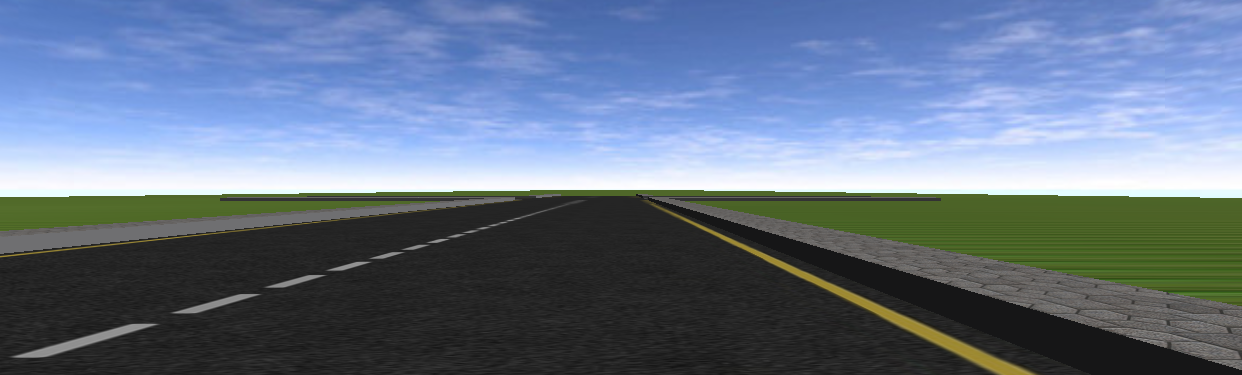
#> input picture yo70.png, 1242 x 375 px, found by its file name
$ python find_middle_lane.py
#> lines starting #> are read from the running program, lines starting #| are printed output that depends on the picture; after the words box and inside, x2 and y2 are one past the last pixel; in counts of white or black regions, pixels touching at a corner belong together
### lane_detection3.py
# Source : https://medium.com/@ldesegur/a-lane-detection-approach-for-self-driving-vehicles-c5ae1679f7ee
import matplotlib.pyplot as plt
import numpy as np
import cv2

def remove_noise(image, kernel_size):
    return cv2.GaussianBlur(image, (kernel_size, kernel_size), 0)

def discard_colors(image):
    return cv2.cvtColor(image, cv2.COLOR_BGR2GRAY)

def detect_edges(image, low_threshold, high_threshold):
    return cv2.Canny(image, low_threshold, high_threshold)

# image = detect_edges(gray_image, low_threshold=50, high_threshold=150)
# plt.imshow(image, cmap='gray')

def region_of_interest(image, vertices):

    # defining a blank mask to start with mask = np.zeros_like(image)
    # defining a 3 channel or 1 channel color to fill the mask with depending on the input image
    if (len(image.shape)>2):
    	channel_count = image.shape[2]  # i.e. 3 or 4 depending on your image ignore_mask_color = (255,) * channel_count
    	ignore_mask_color = (255,) * channel_count
    else:
        ignore_mask_color = 255

    mask = np.zeros_like(image)
    # filling pixels inside the polygon defined by "vertices" with the fill color
    cv2.fillPoly(mask, vertices, ignore_mask_color)

  # returning the image only where mask pixels are non-zero
    masked_image = cv2.bitwise_and(image, mask)
    return masked_image

# [8 lines of commented-out code are left out]

def draw_lines(image, lines, color=[255, 0, 0], thickness=5):

    for line in lines:
        for x1,y1,x2,y2 in line:
            cv2.line(image, (x1, y1), (x2, y2), color, thickness)


def hough_lines(image, rho, theta, threshold, min_line_len, max_line_gap):
    lines = cv2.HoughLinesP(image, rho, theta, threshold, np.array([]), minLineLength=min_line_len, maxLineGap=max_line_gap)
    return lines

# [6 lines of commented-out code are left out]

def slope(x1, y1, x2, y2):
    return (y1 - y2) / (x1 - x2)

def separate_lines(lines):
    right = []
    left = []
    for x1,y1,x2,y2 in lines[:, 0]:
        m = slope(x1,y1,x2,y2)
        if m >= 0:
            right.append([x1,y1,x2,y2,m])
        else:
            left.append([x1,y1,x2,y2,m])
    return right, left

# right_lines, left_lines = separate_lines(lines)

def reject_outliers(data, cutoff, threshold=0.08):
    data = np.array(data)
    data = data[(data[:, 4] >= cutoff[0]) & (data[:, 4] <= cutoff[1])]
    m = np.mean(data[:, 4], axis=0)
    return data[(data[:, 4] <= m+threshold) & (data[:, 4] >= m-threshold)]

# if right_lines and left_lines:
#     right = reject_outliers(right_lines,  cutoff=(0.45, 0.75))
#     left = reject_outliers(left_lines, cutoff=(-0.85, -0.6))

def lines_linreg(lines_array):

    x = np.reshape(lines_array[:, [0, 2]], (1, len(lines_array) * 2))[0]
    y = np.reshape(lines_array[:, [1, 3]], (1, len(lines_array) * 2))[0]
    A = np.vstack([x, np.ones(len(x))]).T
    m, c = np.linalg.lstsq(A, y)[0]
    x = np.array(x)
    y = np.array(x * m + c)
    return x, y, m, c

# [8 lines of commented-out code are left out]

def extend_point(x1, y1, x2, y2, length):
    line_len = np.sqrt((x1 - x2)**2 + (y1 - y2)**2)
    x = x2 + (x2 - x1) / line_len * length
    y = y2 + (y2 - y1) / line_len * length
    return x, y

# [5 lines of commented-out code are left out]


def weighted_image(image, initial_image, α=0.8, β=1., λ=0.):
    return cv2.addWeighted(initial_image, α, image, β, λ)

# [4 lines of commented-out code are left out]

### find_middle_lane.py
import matplotlib.pyplot as plt
import numpy as np
import cv2
import lane_detection3

image = cv2.imread('/Users/edwardkim/Downloads/webotsEx-master/controllers/foo/webots_pics/yo70.png')
#> image is the input picture: shape (375, 1242, 3); mean B, G, R 137.5, 116.5, 101
# cv2.imshow("actual", image)
# cv2.imshow("cropped", image[0:200, 0:100])
# cv2.waitKey(0)

img = cv2.resize(image, (960, 540))
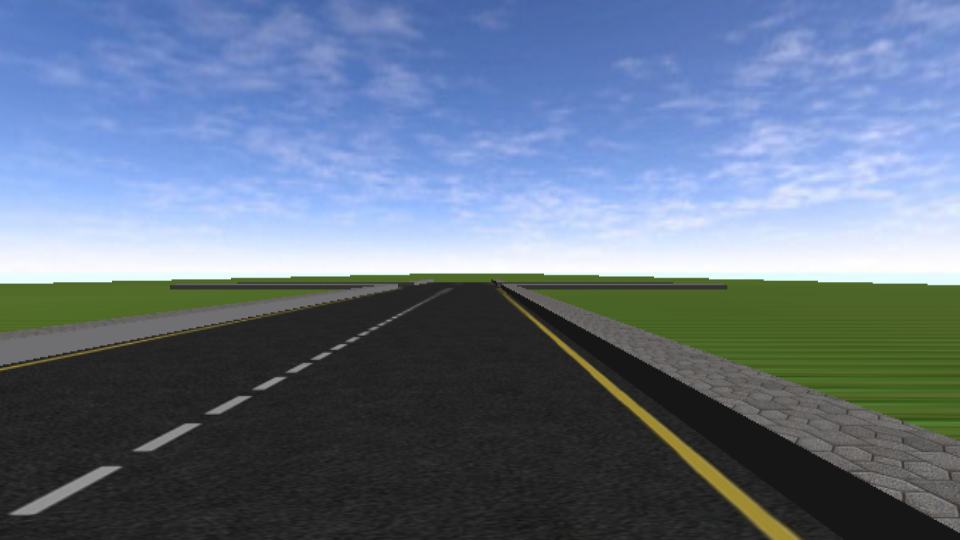
#> img: shape (540, 960, 3); mean B, G, R 137.4, 116.4, 100.9
gray_image = lane_detection3.discard_colors(img)
image = lane_detection3.detect_edges(gray_image, low_threshold=50, high_threshold=150)
#> in detect_edges, `return cv2.Canny(image, low_threshold, high_threshold)`:
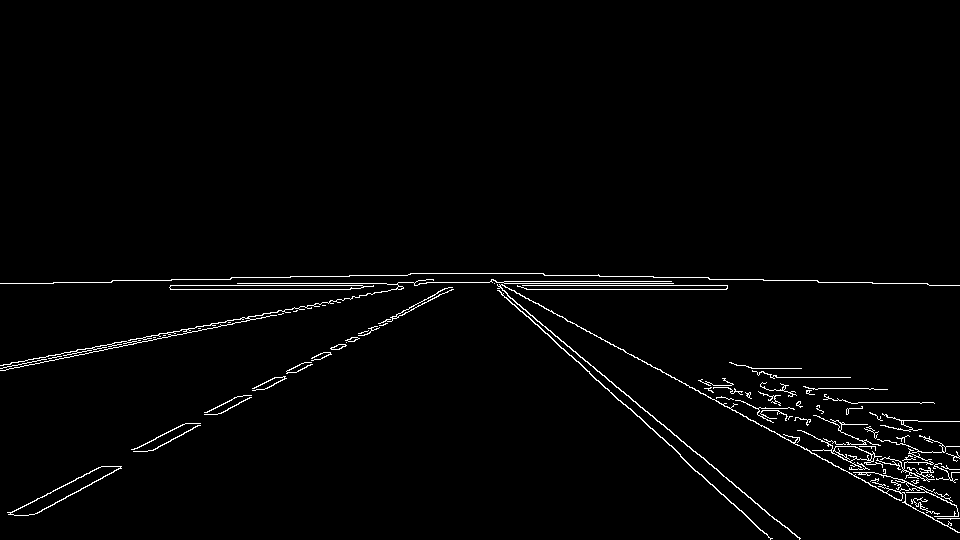
#> returned value: shape (540, 960); 1.8% white in thin lines or dots, all inside (x1, y1, x2, y2) = (0, 273, 960, 540)

# [11 lines of commented-out code are left out]
vertices = np.array([[(0, 540), (350, 300), (600, 300), (800, 540)]], dtype=np.int32)
# print(vertices)

image = lane_detection3.region_of_interest(image, vertices)
#> in region_of_interest, `cv2.fillPoly(mask, vertices, ignore_mask_color)`:
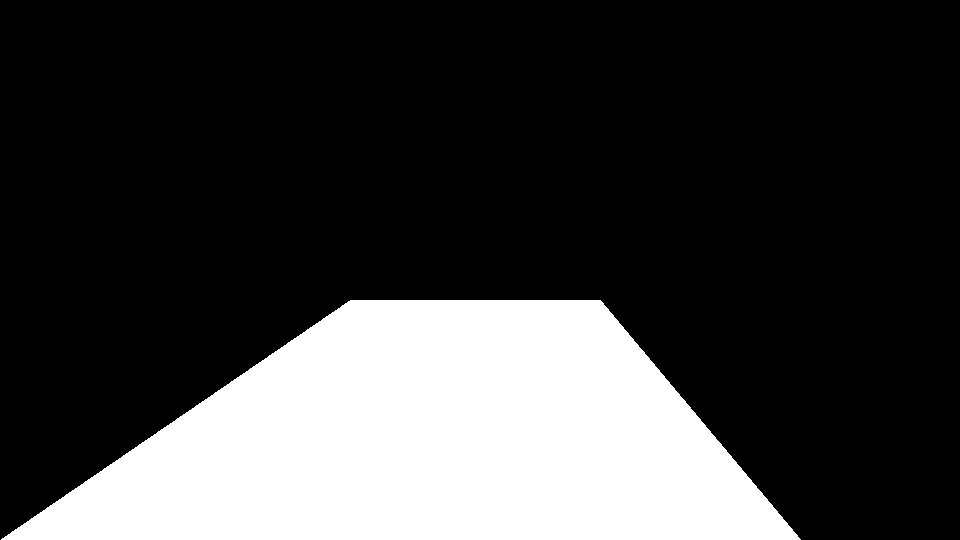
#> mask: shape (540, 960); 24.3% white; 1 white region, box (x1, y1, x2, y2) and area: (1, 300, 801, 540) 126175
#> in region_of_interest, `masked_image = cv2.bitwise_and(image, mask)`:
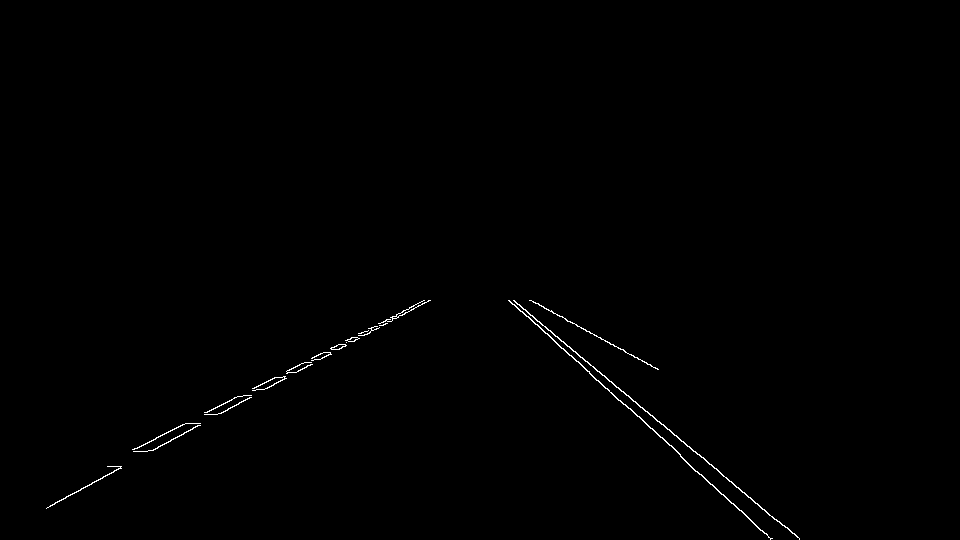
#> masked_image: shape (540, 960); 0.41% white in thin lines or dots, all inside (x1, y1, x2, y2) = (46, 300, 800, 540)

# plt.imshow(image)
# plt.pause(10)

rho = 0.8
theta = np.pi/180
threshold = 25
min_line_len = 50
max_line_gap = 200

lines = lane_detection3.hough_lines(image, rho, theta, threshold, min_line_len, max_line_gap)
#> in hough_lines, `lines = cv2.HoughLinesP(image, rho, theta, threshold, np.array([]), mi..`: lines = 17 rows, first 6: [514, 300, 799, 539], [508, 300, 772, 538], [54, 504, 423, 300], [46, 508, 403, 310], [618, 400, 771, 538], [531, 300, 647, 364]
# print("lines : ")
# print(lines)
right_lines, left_lines = lane_detection3.separate_lines(lines)
#> the loop in separate_lines, `for x1,y1,x2,y2 in lines[:, 0]:` made 17 passes
#> (x1, y1, x2, y2, m) on passes 1 to 12: (514, 300, 799, 539, 0.839), (508, 300, 772, 538, 0.902), (54, 504, 423, 300, -0.553), (46, 508, 403, 310, -0.555), (618, 400, 771, 538, 0.902), (531, 300, 647, 364, 0.552), (509, 300, 680, 454, 0.901), (133, 449, 413, 306, -0.511), (513, 300, 774, 519, 0.839), (117, 466, 430, 300, -0.53), (551, 310, 658, 369, 0.551), (663, 424, 799, 538, 0.838)
#> after the loop in separate_lines, `for x1,y1,x2,y2 in lines[:, 0]:`: left = [[54, 504, 423, 300, -0.553], [46, 508, 403, 310, -0.555], [133, 449, 413, 306, -0.511], [117, 466, 430, 300, -0.53], [133, 451, 428, 300, -0.512], [200, 425, 389, 321, -0.55]]; right = 11 items, first 6: [514, 300, 799, 539, 0.839], [508, 300, 772, 538, 0.902], [618, 400, 771, 538, 0.902], [531, 300, 647, 364, 0.552], [509, 300, 680, 454, 0.901], [513, 300, 774, 519, 0.839]
#> right_lines has the same summary as right in separate_lines; left_lines has the same summary as left in separate_lines
# print(right_lines)
# print(left_lines)

if right_lines and left_lines:
    right = lane_detection3.reject_outliers(right_lines,  cutoff=(0.75, 0.95))
#> in reject_outliers, `data = np.array(data)`: data = [[514, 300, 799, 539, 0.839], [508, 300, 772, 538, 0.902], [618, 400, 771, 538, 0.902], [531, 300, 647, 364, 0.552], [509, 300, 680, 454, 0.901], [513, 300, 774, 519, 0.839], [551, 310, 658, 369, 0.551], [663, 424, 799, 538, 0.838], [689, 465, 770, 538, 0.901], [515, 302, 769, 515, 0.839], [522, 311, 673, 447, 0.901]]
#> in reject_outliers, `data = data[(data[:, 4] >= cutoff[0]) & (data[:, 4] <= cutoff[1])]`: data = [[514, 300, 799, 539, 0.839], [508, 300, 772, 538, 0.902], [618, 400, 771, 538, 0.902], [509, 300, 680, 454, 0.901], [513, 300, 774, 519, 0.839], [663, 424, 799, 538, 0.838], [689, 465, 770, 538, 0.901], [515, 302, 769, 515, 0.839], [522, 311, 673, 447, 0.901]]
#> in reject_outliers, `m = np.mean(data[:, 4], axis=0)`: m = 0.873
#> right has the same summary as data in reject_outliers
    left = lane_detection3.reject_outliers(left_lines, cutoff=(-0.65, -0.45))

# print("right and left:")
# print(right)
# print(left)

######### Run regression on points found for the right lane #########

xr, yr, mr, cr = lane_detection3.lines_linreg(right)
#> in lines_linreg, `x = np.reshape(lines_array[:, [0, 2]], (1, len(lines_array) * 2))[0]`: x = 18 values, max 799 at index 1, min 508 at index 2, mean 658.8
#> in lines_linreg, `y = np.reshape(lines_array[:, [1, 3]], (1, len(lines_array) * 2))[0]`: y = 18 values, max 539 at index 1, min 300 at index 0, mean 429.3
#> in lines_linreg, `A = np.vstack([x, np.ones(len(x))]).T`: A = 18 rows, first 8: [514, 1], [799, 1], [508, 1], [772, 1], [618, 1], [771, 1], [509, 1], [680, 1]
#> in lines_linreg, `m, c = np.linalg.lstsq(A, y)[0]`: m = 0.864; c = -139.9
#> in lines_linreg, `y = np.array(x * m + c)`: y = 18 values, max 550.5 at index 1, min 299 at index 2, mean 429.3
#> xr has the same summary as x in lines_linreg; yr has the same summary as y in lines_linreg; mr = 0.864; cr = -139.9
# This variable represents the top-most point in the image where we can reasonable draw a line to.
min_yr = np.min(yr)
#> min_yr = 299
# Calculate the top point using the slopes and intercepts we got from linear regression.
top_point = np.array([(min_yr - cr) / mr, min_yr], dtype=int)
#> top_point = [508, 299]

# Repeat this process to find the bottom right point.
max_y = np.max(yr)
#> max_y = 550.5
bot_point = np.array([(max_y - cr) / mr, max_y], dtype=int)
#> bot_point = [799, 550]

x1r, y1r = lane_detection3.extend_point(bot_point[0],bot_point[1],top_point[0],top_point[1], -1000) # bottom point
#> in extend_point, `line_len = np.sqrt((x1 - x2)**2 + (y1 - y2)**2)`: line_len = 384.3
#> in extend_point, `x = x2 + (x2 - x1) / line_len * length`: x = 1265.2
#> in extend_point, `y = y2 + (y2 - y1) / line_len * length`: y = 952.1
#> x1r = 1265.2; y1r = 952.1
x2r, y2r = lane_detection3.extend_point(bot_point[0],bot_point[1],top_point[0],top_point[1],  1000) # top point
#> x2r = -249.2; y2r = -354.1

# return the line.
right_line = np.array([[x1r,y1r,x2r,y2r]]) ####FIX  SOMETHING HERE1!!!!!!!
#> right_line = [[1265.2, 952.1, -249.2, -354.1]]


######### Run regression on points found for the left lane #########
xl, yl, ml, cl = lane_detection3.lines_linreg(left)
#> xl = [54, 423, 46, 403, 133, 413, 117, 430, 133, 428, 200, 389]; yl = [499.6, 301.3, 503.9, 312, 457.1, 306.6, 465.7, 297.5, 457.1, 298.6, 421.1, 319.5]; ml = -0.537; cl = 528.6
# This variable represents the top-most point in the image where we can reasonable draw a line to.
min_y = np.min(yl)
#> min_y = 297.5
# Calculate the top point using the slopes and intercepts we got from linear regression.
top_point = np.array([(min_y - cl) / ml, min_y], dtype=int)
#> top_point = [430, 297]

# Repeat this process to find the bottom left point.
max_y = np.max(yl)
#> max_y = 503.9
bot_point = np.array([(max_y - cl) / ml, max_y], dtype=int)
#> bot_point = [45, 503]

x1e, y1e = lane_detection3.extend_point(bot_point[0],bot_point[1],top_point[0],top_point[1], -1000) # bottom point
#> x1e = -451.7; y1e = 768.8
x2e, y2e = lane_detection3.extend_point(bot_point[0],bot_point[1],top_point[0],top_point[1],  1000) # top point
#> x2e = 1311.7; y2e = -174.8

left_line = np.array([[x1e,y1e,x2e,y2e]])
#> left_line = [[-451.7, 768.8, 1311.7, -174.8]]

## compute the points that define middle lane by finding avg of left/right lane
mid_line = (left_line+right_line)/2 # convert the float array to int array
#> mid_line = [[406.8, 860.5, 531.2, -264.5]]

# convert the format of the lines into drawable form
mid_line = np.array([mid_line], dtype=np.int32)
#> mid_line = [[406, 860, 531, -264]]
right_line = np.array([right_line], dtype=np.int32)
#> right_line = [[1265, 952, -249, -354]]
left_line = np.array([left_line], dtype=np.int32)
#> left_line = [[-451, 768, 1311, -174]]

# append all line information to lines
lines = np.append(right_line, left_line, axis=0)
#> lines = [[1265, 952, -249, -354], [-451, 768, 1311, -174]]
lines = np.append(lines, mid_line, axis = 0)
#> lines = [[1265, 952, -249, -354], [-451, 768, 1311, -174], [406, 860, 531, -264]]

line_image = np.copy(img*0)
#> line_image: shape (540, 960, 3); every value is 0
lane_detection3.draw_lines(line_image, lines, thickness=10)
#> the loop in draw_lines, `for line in lines:` made 3 passes
#> after the loop in draw_lines, `for line in lines:`:
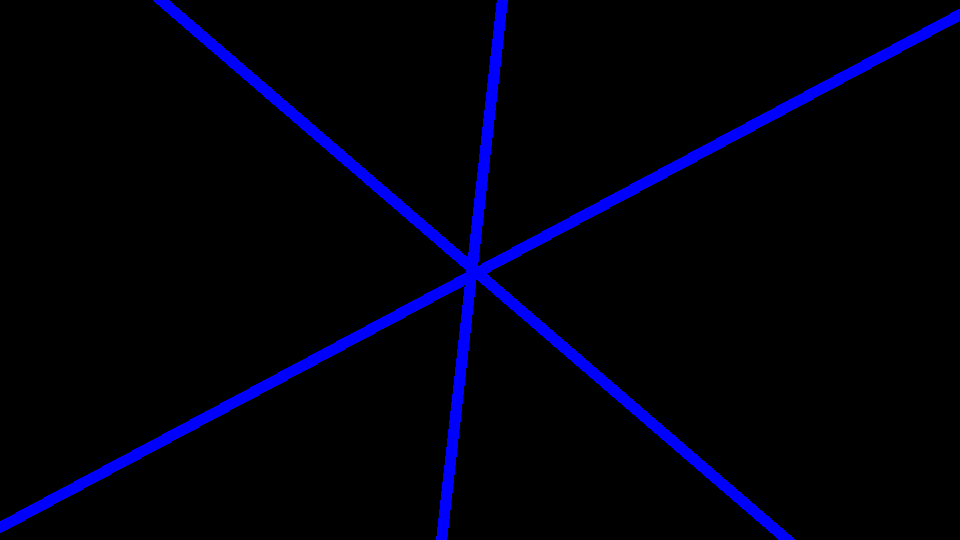
#> image: shape (540, 960, 3); mean B, G, R 13.1, 0, 0
# plt.imshow(line_image)
# plt.pause(5)
# lane_detection3.draw_lines(line_image, np.array([left_line], dtype=np.int32), thickness=3)

line_image = lane_detection3.region_of_interest(line_image, vertices)
# plt.imshow(line_image)
# plt.pause(5)

final_image = lane_detection3.weighted_image(line_image, img)
#> in weighted_image, `return cv2.addWeighted(initial_image, α, image, β, λ)`:
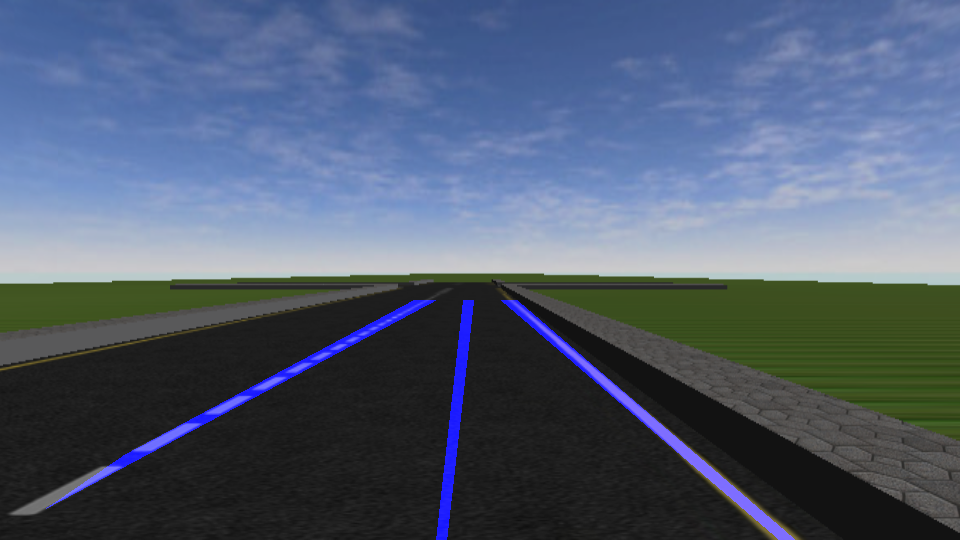
#> returned value: shape (540, 960, 3); mean of channels 0, 1, 2 114.3, 93.2, 80.8; drawn as B, G, R

#### compute intersecting midpoint
yp = [300, 350, 400, 450, 500] ## set vertical point of interest
for y in yp:
	xleft = (y-cl)/ml
	xright = (y-cr)/mr
	x_mid = int((xleft+xright)/2)
	cv2.circle(final_image ,(int(x_mid),int(y)),10,(0,255,0),-11)
#> this loop made 5 passes
#> (xleft, xright, x_mid) on passes 1 to 5: (425.3, 509.1, 467), (332.3, 567, 449), (239.3, 624.8, 432), (146.2, 682.7, 414), (53.2, 740.6, 396)
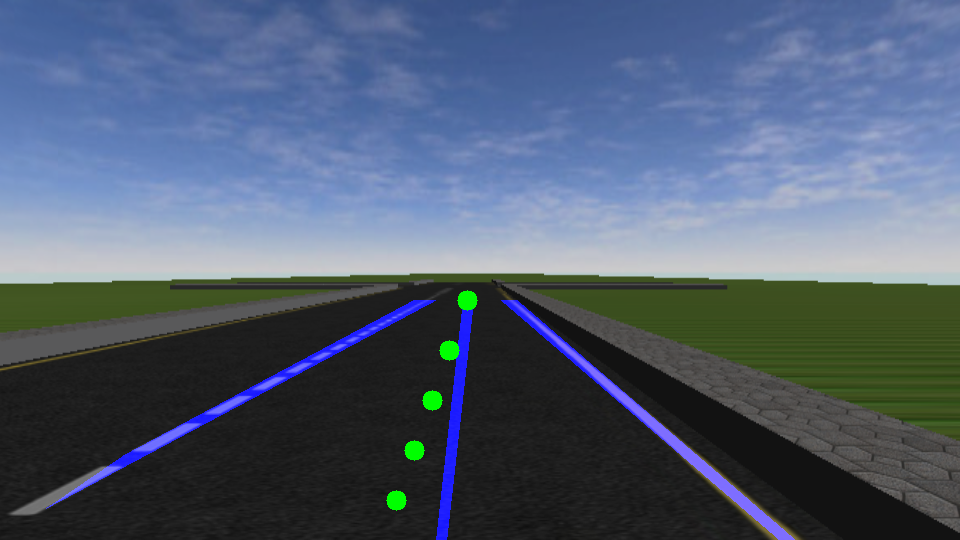
#> final_image: shape (540, 960, 3); 0.31% of pixels changed, all inside (x1, y1, x2, y2) = (386, 290, 478, 511)

plt.imshow(final_image)
plt.pause(50)
